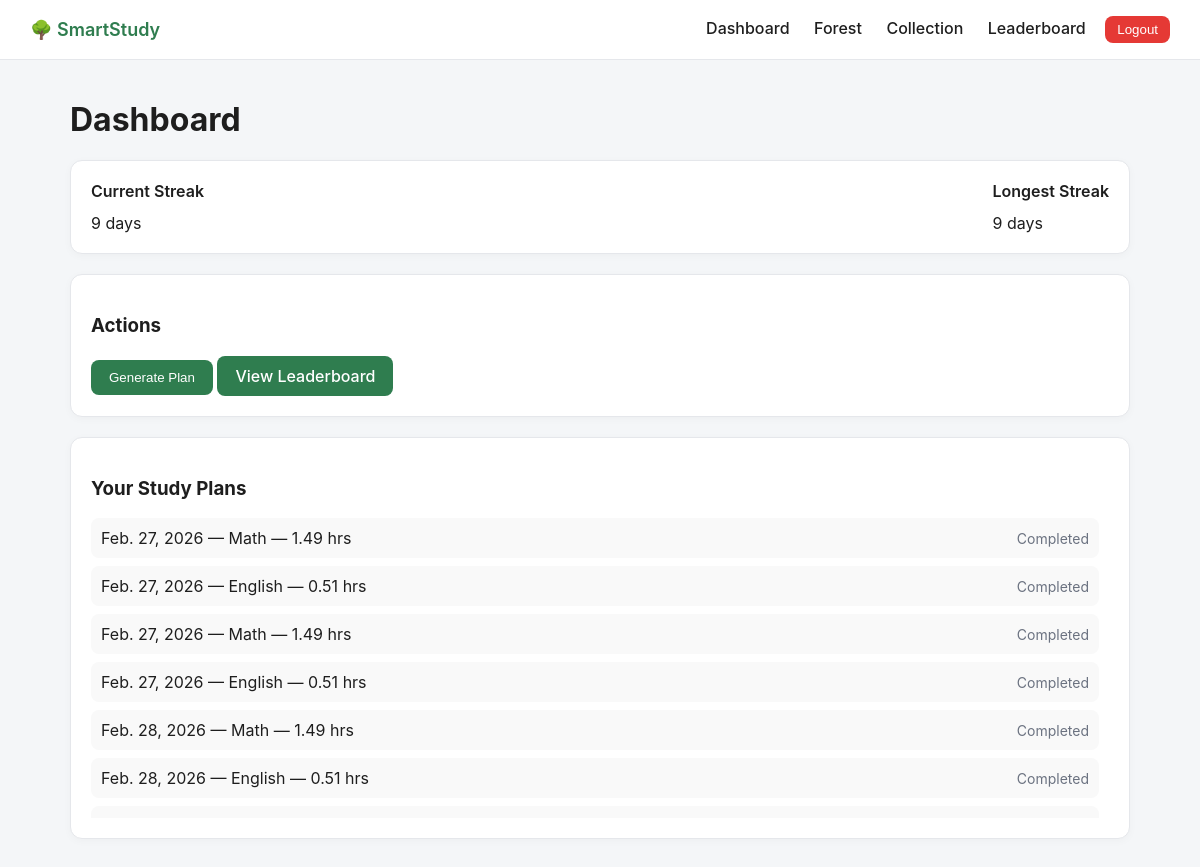
The app's page / (signed in), older data.
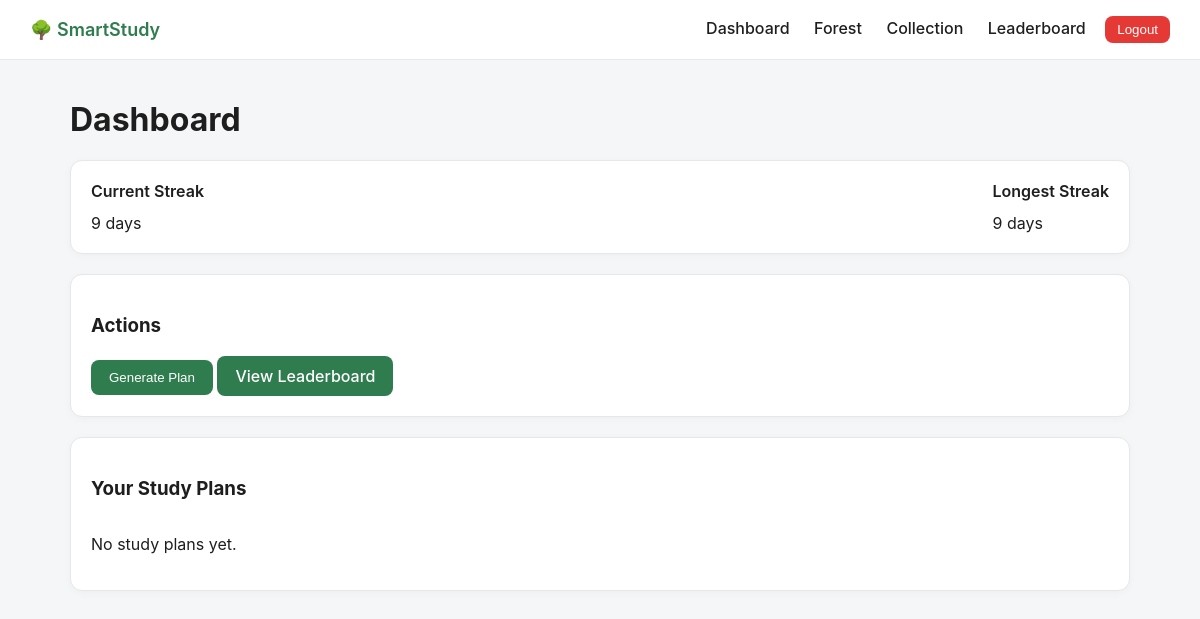
The same page, newer data.
### planner/models.py (models this page shows, shortened)
class UserProfile(models.Model):
    user = models.OneToOneField(User, on_delete=models.CASCADE)
    daily_study_hours = models.FloatField(default=5.0, validators=[MinValueValidator(0.5)])
    total_points = models.IntegerField(default=0)
    current_streak = models.IntegerField(default=0)
    longest_streak = models.IntegerField(default=0)
    last_productive_date = models.DateField(null=True, blank=True)
    has_completed_tutorial = models.BooleanField(default=False)
    save_epic = models.BooleanField(default=True)
    save_legendary = models.BooleanField(default=True)
    selected_theme = models.CharField(max_length=50, default="default")
    selected_tree_type = models.CharField(max_length=50, null=True, blank=True)
    created_at = models.DateTimeField(auto_now_add=True)
    updated_at = models.DateTimeField(auto_now=True)
    class Meta:
        indexes = [
            models.Index(fields=["total_points"]),
            models.Index(fields=["current_streak"]),
            models.Index(fields=["longest_streak"]),
        ]

class StudyPlan(models.Model):
    user = models.ForeignKey(User, on_delete=models.CASCADE)
    subject = models.ForeignKey(Subject, on_delete=models.CASCADE)
    date = models.DateField()
    allocated_hours = models.FloatField(validators=[MinValueValidator(0.1)])
    completed_hours = models.FloatField(default=0)
    completed = models.BooleanField(default=False)
    generation_timestamp = models.DateTimeField(default=timezone.now)
    completion_timestamp = models.DateTimeField(null=True, blank=True)
    priority_score = models.FloatField(default=0)
    integrity_flag = models.BooleanField(default=False)
    class Meta:
        indexes = [
            models.Index(fields=["user", "date"]),
            models.Index(fields=["user", "completed"]),
            models.Index(fields=["user", "date", "subject"]),
        ]

class Subject(models.Model):
    DIFFICULTY_CHOICES = [
        (1, "Easy"),
        (2, "Medium"),
        (3, "Hard"),
    ]
    user = models.ForeignKey(User, on_delete=models.CASCADE)
    name = models.CharField(max_length=100)
    deadline = models.DateField()
    difficulty = models.IntegerField(choices=DIFFICULTY_CHOICES)
    total_topics = models.IntegerField(validators=[MinValueValidator(1)])
    completed_topics = models.IntegerField(default=0)
    is_active = models.BooleanField(default=True)
    created_at = models.DateTimeField(auto_now_add=True)
    updated_at = models.DateTimeField(auto_now=True)
    class Meta:
        indexes = [
            models.Index(fields=["user"]),
            models.Index(fields=["deadline"]),
        ]

### planner/views.py (the view)
# urls.py: path("", views.dashboard),
@login_required
def dashboard(request):
    plans = StudyPlan.objects.filter(user=request.user).order_by("date")
    return render(request, "planner/dashboard.html", {
        "plans": plans
    })

### planner/templates/planner/dashboard.html (shortened to what this page needs)
{% extends "base.html" %}
{% block content %}
<h1>Dashboard</h1>
<div class="card">
    <div class="flex">
        <div>
            <div class="card-title">Current Streak</div>
            <div>{{ user.userprofile.current_streak }} days</div>
        </div>
        <div>
            <div class="card-title">Longest Streak</div>
            <div>{{ user.userprofile.longest_streak }} days</div>
        </div>
    </div>
</div>
<div class="card">
    <h3>Actions</h3>
    <button class="btn btn-primary" onclick="openModal()">
        Generate Plan
    </button>
    <a href="/leaderboard/" class="btn btn-primary">
        View Leaderboard
    </a>
</div>
<div class="card">
    <h3>Your Study Plans</h3>
    <div style="
        max-height: 300px;
        overflow-y: auto;
        padding-right: 10px;
    ">
        {% if plans %}
            {% for plan in plans %}
                <div style="
                    display:flex;
                    justify-content:space-between;
                    align-items:center;
                    padding:10px;
                    margin-bottom:8px;
                    background:#f9f9f9;
                    border-radius:8px;
                ">
                    <span>
                        {{ plan.date }} — {{ plan.subject.name }} — {{ plan.allocated_hours }} hrs
                    </span>
                    {% if not plan.completed %}
                        <button class="btn btn-primary"
                                onclick="completePlan({{ plan.id }})">
                            Complete
                        </button>
                    {% else %}
                        <span class="muted">Completed</span>
                    {% endif %}
                </div>
            {% endfor %}
        {% else %}
            <p>No study plans yet.</p>
        {% endif %}
    </div>
</div>
{% endblock %}

### templates/base.html (shortened to what this page needs)
<!DOCTYPE html>
<html lang="en">
<head>
</head>
<body>
    <div class="navbar">
        <div class="navbar-left">
            🌳 SmartStudy
        </div>
        <div class="navbar-right">
            <a href="/">Dashboard</a>
            <a href="/forest/">Forest</a>
            <a href="/forest/index/">Collection</a>
            <a href="/leaderboard/">Leaderboard</a>
            <form method="post" action="/logout/" style="display:inline;">
                <button type="submit" class="btn btn-danger" style="padding:6px 12px; margin-left:15px;">
                    Logout
                </button>
            </form>
        </div>
    </div>
    <div class="container">
        {% block content %}{% endblock %}
    </div>
</body>
</html>

### templates/base.html (style rules this page uses)
:root { --primary: #2f7d4f; --primary-dark: #1f5a37; --bg: #f4f6f8; --card-bg: #ffffff; --text-dark: #1e1e1e; --text-muted: #6b7280; --border: #e5e7eb; --danger: #e53935; }
* { box-sizing: border-box; }
body { margin: 0; font-family: -apple-system, BlinkMacSystemFont, "Segoe UI", Roboto, sans-serif; background-color: var(--bg); color: var(--text-dark); }
.navbar { background-color: white; border-bottom: 1px solid var(--border); padding: 0 30px; height: 60px; display: flex; align-items: center; justify-content: space-between; }
.navbar-left { font-weight: 600; font-size: 18px; color: var(--primary); }
.navbar-right a { margin-left: 20px; text-decoration: none; color: var(--text-dark); font-weight: 500; transition: 0.2s; }
.container { max-width: 1100px; margin: 40px auto; padding: 0 20px; }
.card { background: var(--card-bg); border: 1px solid var(--border); border-radius: 12px; padding: 20px; margin-bottom: 20px; box-shadow: 0 2px 8px rgba(0,0,0,0.03); }
.card-title { font-weight: 600; margin-bottom: 12px; }
.btn { display: inline-block; padding: 10px 18px; border-radius: 8px; border: none; cursor: pointer; font-weight: 500; text-decoration: none; transition: 0.2s; }
.btn-primary { background-color: var(--primary); color: white; }
.btn-danger { background-color: var(--danger); color: white; }
.flex { display: flex; align-items: center; justify-content: space-between; }

Row changes from the older to the newer data that the page shows:
removed StudyPlan: date "Feb. 27, 2026", subject.name "Math", allocated_hours "1.49", completed "Completed"
removed StudyPlan: date "Feb. 27, 2026", subject.name "English", allocated_hours "0.51", completed "Completed"
removed StudyPlan: date "Feb. 27, 2026", subject.name "Math", allocated_hours "1.49", completed "Completed"
removed StudyPlan: date "Feb. 27, 2026", subject.name "English", allocated_hours "0.51", completed "Completed"
removed StudyPlan: date "Feb. 28, 2026", subject.name "Math", allocated_hours "1.49", completed "Completed"
removed StudyPlan: date "Feb. 28, 2026", subject.name "English", allocated_hours "0.51", completed "Completed"
Text that changed along with them:
text now shown: "No study plans yet."
